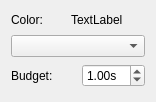
<?xml version="1.0" encoding="UTF-8"?>
<ui version="4.0">
 <class>Form</class>
 <widget class="QWidget" name="Form">
  <property name="geometry">
   <rect>
    <x>0</x>
    <y>0</y>
    <width>156</width>
    <height>102</height>
   </rect>
  </property>
  <property name="sizePolicy">
   <sizepolicy hsizetype="Preferred" vsizetype="Fixed">
    <horstretch>0</horstretch>
    <verstretch>0</verstretch>
   </sizepolicy>
  </property>
  <property name="windowTitle">
   <string>Bot Widget</string>
  </property>
  <layout class="QVBoxLayout" name="verticalLayout">
   <item>
    <layout class="QHBoxLayout" name="playerColor">
     <item>
      <widget class="QLabel" name="colorLabel">
       <property name="sizePolicy">
        <sizepolicy hsizetype="Preferred" vsizetype="Preferred">
         <horstretch>0</horstretch>
         <verstretch>0</verstretch>
        </sizepolicy>
       </property>
       <property name="text">
        <string>Color:</string>
       </property>
      </widget>
     </item>
     <item>
      <widget class="QLabel" name="colorName">
       <property name="sizePolicy">
        <sizepolicy hsizetype="Maximum" vsizetype="Preferred">
         <horstretch>0</horstretch>
         <verstretch>0</verstretch>
        </sizepolicy>
       </property>
       <property name="text">
        <string>TextLabel</string>
       </property>
      </widget>
     </item>
     <item>
      <widget class="QFrame" name="colorSwatch">
       <property name="sizePolicy">
        <sizepolicy hsizetype="Fixed" vsizetype="Fixed">
         <horstretch>0</horstretch>
         <verstretch>0</verstretch>
        </sizepolicy>
       </property>
       <property name="minimumSize">
        <size>
         <width>16</width>
         <height>16</height>
        </size>
       </property>
       <property name="maximumSize">
        <size>
         <width>16</width>
         <height>16</height>
        </size>
       </property>
       <property name="autoFillBackground">
        <bool>true</bool>
       </property>
      </widget>
     </item>
    </layout>
   </item>
   <item>
    <widget class="QComboBox" name="playerBot"/>
   </item>
   <item>
    <layout class="QHBoxLayout" name="playerBudget">
     <item>
      <widget class="QLabel" name="budgetLabel">
       <property name="sizePolicy">
        <sizepolicy hsizetype="Preferred" vsizetype="Preferred">
         <horstretch>0</horstretch>
         <verstretch>0</verstretch>
        </sizepolicy>
       </property>
       <property name="text">
        <string>Budget:</string>
       </property>
      </widget>
     </item>
     <item>
      <widget class="QDoubleSpinBox" name="budgetValue">
       <property name="sizePolicy">
        <sizepolicy hsizetype="Maximum" vsizetype="Fixed">
         <horstretch>0</horstretch>
         <verstretch>0</verstretch>
        </sizepolicy>
       </property>
       <property name="suffix">
        <string>s</string>
       </property>
       <property name="value">
        <double>1.000000000000000</double>
       </property>
      </widget>
     </item>
    </layout>
   </item>
  </layout>
 </widget>
 <resources/>
 <connections/>
</ui>
